Frame 1 (no input): blank canvas, image omitted
Frame 60 (no input): blank canvas, image omitted
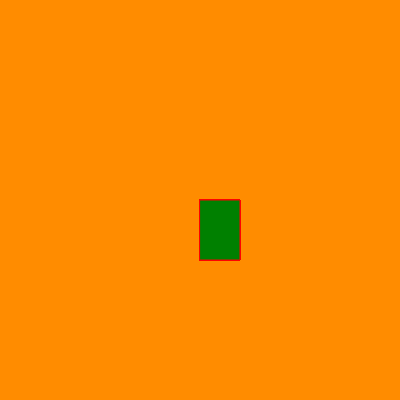
Frame 120 (the mouse pressed at the canvas centre since frame 60)

The p5.js sketch whose frames 1 and 60 were blank and that drew this single picture after the mouse press (run headless with seeded random() and noise() and a simulated clock; from frame 60 on, the mouse is pressed at the canvas centre):

// p5.js sketch
// ── sketch.js
function setup() {
  createCanvas(400, 400); //cria um retangulo de x de largura por y de altura
  background("DarkOrange"); //acrescenta uma cor de fundo
}

function draw() {
  stroke("red");
  fill("green");

  if (mouseIsPressed) {
    rect(mouseX, mouseY, 40, 60); //cria um retângulo
  }
}
